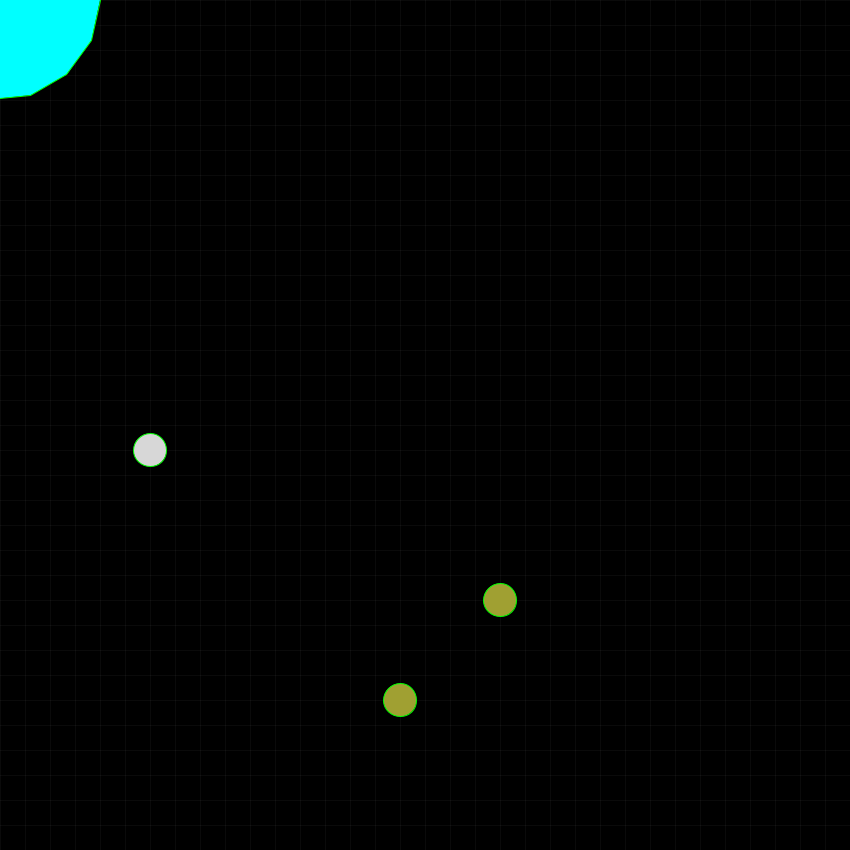
Frame 1 (no input)
Frame 60 (the mouse pressed at the canvas centre just before this capture): identical to frame 1, image omitted
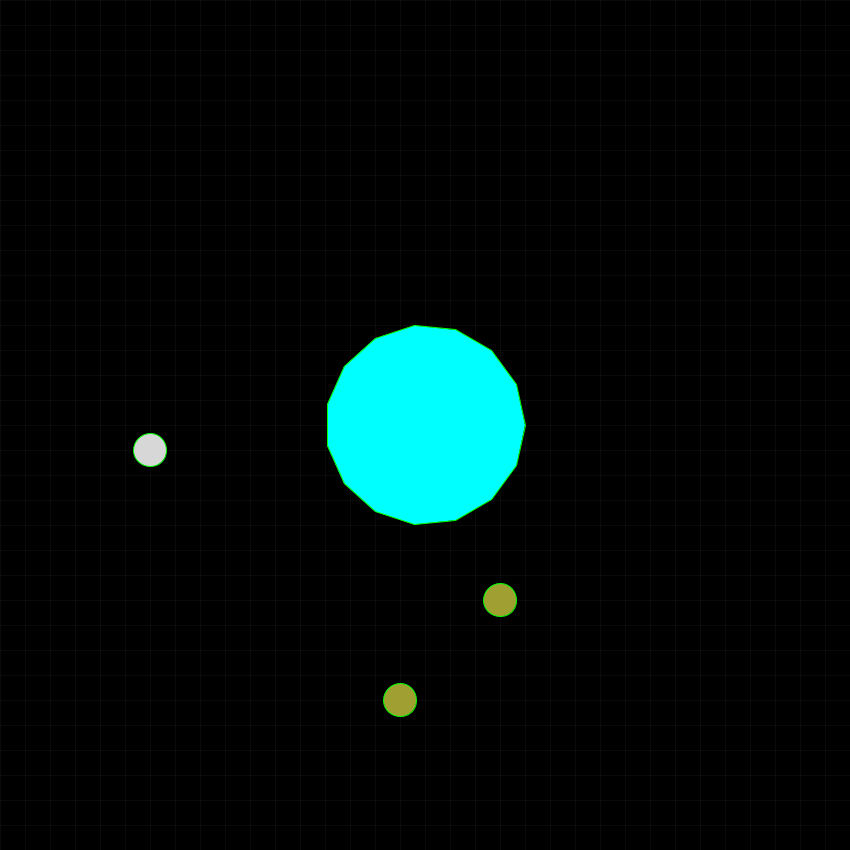
Frame 120 (the mouse held since frame 60 and released just before this capture)

The Processing sketch that drew these frames (run headless with seeded random() and noise(); from frame 60 on, the mouse is pressed at the canvas centre):

// Processing sketch: DibujoPoligonoBien
// ── DibujoPoligonoBien.pde
void setup() {
  size(850, 850);
}

void draw() {
  background(0);
  malla(0, 0);
  stroke(0, 255, 0);
  fill(160,160,50);
  ellipse(500,600,33,33);
  strokeWeight(1);
  dibujarPoligono(mouseX, mouseY, 100, 15);
  fill(160,160,50);
  ellipse(400,700,33,33);
}

void dibujarPoligono(float x, float y, float radio, float lados) {
  pushStyle();
  fill(0,255,255);
  beginShape(POLYGON);
  for (int i = 1; i <= lados; i += 1) {
    float angulo = TWO_PI/lados;
    float x_p = x + cos(angulo*(i+1))*radio;
    float y_p = sin(angulo*(i+1))*radio + y;
    vertex(cos(angulo*i)*radio + x, sin(angulo*i)*radio + y);
    vertex(x_p, y_p);
  }
  endShape(CLOSE);
  
  pushStyle();
  fill(215);
  ellipse(150,450,33,33);
  popStyle();
}

void malla(float x, float y) {
  stroke(255, 255, 255, 10);
  float i = 0;
  while (i <= 1000) {
    line(x + i, y, x + i, y + 1000);
    line(x, y + i, x + 1000, y + i   );
    i += 25;
  }
}
